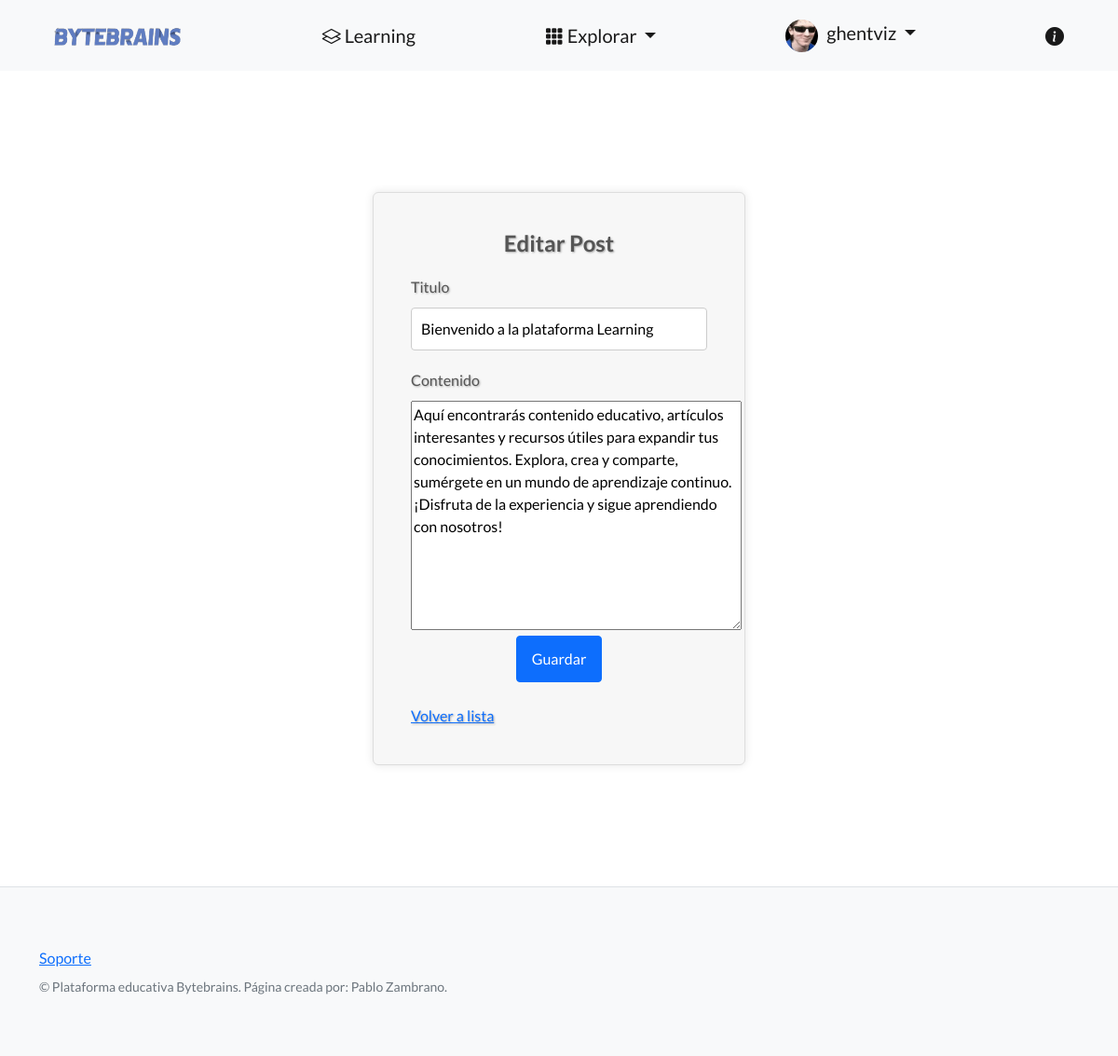
Screenshot of /blog/blog-editar/20/ (signed in) with the database file from the repository.
### perfiles/models.py (models this page shows, shortened)
class Avatar(models.Model):
    user = models.OneToOneField(User, on_delete=models.CASCADE, null=True)
    imagen = models.ImageField(upload_to='avatares', null=True, blank=True)

### blog_learning/models.py (models this page shows, shortened)
class Post(models.Model):
    titulo = models.CharField(max_length=200)
    contenido = models.TextField(max_length=3500)
    fecha_publicacion = models.DateTimeField(auto_now_add=True)
    creador = models.ForeignKey(User, on_delete=models.SET_NULL, null=True)

### blog_learning/views.py (the view)
# urls.py: path('blog-editar/<int:post_id>/', views.editar_post, name='editar_post'),
@login_required
def editar_post(request, post_id):
    post = get_object_or_404(Post, id=post_id)
    if request.method == 'POST':
        form = PostForm(request.POST, instance=post)
        if form.is_valid():
            form.save()
            return redirect('detalle_post', post_id=post_id)
    else:
        form = PostForm(instance=post)
    return render(request, 'blog_learning/editar_post.html', {'form': form, 'post': post})

### blog_learning/forms.py
class PostForm(forms.ModelForm):
    class Meta:
        model = Post
        fields = ['titulo', 'contenido']

### blog_learning/templates/blog_learning/editar_post.html (shortened to what this page needs)
{% extends "control_estudios/base.html" %}
{% block contenido %}
<div class="form-container">
  <h2>Editar Post</h2>
  <form method="POST" action="{% url 'editar_post' post.id %}">
    {% for field in form %}
    <div class="form-group">
      <label for="{{ field.id_for_label }}">{{ field.label }}</label>
      {{ field }}
    </div>
    {% endfor %}
    <div class="text-center">
      <button type="submit" class="btn btn-primary">Guardar</button>
    </div>
  </form>
  <br>
  <a href="{% url 'lista_posts' %}">Volver a lista</a>
</div>
{% endblock contenido %}

### control_estudios/templates/control_estudios/base.html (shortened to what this page needs)
{% load static %}
<!DOCTYPE html>
<html lang="en">
<head>
    <link href="https://cdn.jsdelivr.net/npm/bootstrap-icons@1.5.0/font/bootstrap-icons.css" rel="stylesheet"
        type="text/css" />
    <link href="{% static 'css/styles.css' %}" rel="stylesheet" />
</head>
<body>
    <nav class="navbar navbar-light bg-light static-top">
        <div class="container">
            <a class="navbar-brand logo-link" href="{% url 'inicio'%}">
                <img class="logo" src="{% static 'logo.png' %}" alt="Logo de la página" />
            </a>
            <a class="navbar-brand learning-link" href="{%url 'lista_posts'%}">
                <i class="bi bi-layers"></i>
                Learning
            </a>
            <div class="dropdown" id="plataformaDropdown">
                <a class="navbar-brand dropdown-toggle" href="#" role="button" data-bs-toggle="dropdown"
                    aria-expanded="false">
                    <i class="bi bi-grid-3x3-gap-fill"></i>
                    Explorar
                </a>
            </div>
            <div class="dropdown" onmouseenter="showDropdown()" onmouseleave="hideDropdown()">
                <a class="navbar-brand dropdown-toggle" href="#" role="button" id="usuarioDropdown" data-bs-toggle="dropdown"
                    aria-expanded="false">
                    {% if user.is_authenticated %}
                        {% if user.avatar %}
                            {% if user.avatar.imagen %}
                            <img src="{{ user.avatar.imagen.url }}" style="width: 35px; height: 35px; border-radius: 50%; margin-right: 5px;">
                            {% else %}
                                <i class="bi bi-person-fill"></i>
                            {% endif %}
                        {% else %}
                            <i class="bi bi-person-fill"></i>
                        {% endif %}
                        {{ user.username }}
                    {% else %}
                    <i class="bi bi-person-fill"></i> Gestionar usuario
                    {% endif %}
                </a>
            </div>
            <a class="navbar-brand about-link" href="{% url 'about' %}">
                <i class="bi bi-info-circle-fill"></i>
            </a>
        </div>
    </nav>
    <section style="padding: 80px 50px;">
        {% block contenido %}
        {% endblock contenido %}
    </section>
    <footer class="footer">
        <div class="container">
            <div class="row">
                <div class="col-lg-6 h-100 text-center text-lg-start my-auto">
                    <ul class="list-inline mb-2">
                        <li class="list-inline-item"><a
                                href="https://docs.google.com/forms/d/e/1FAIpQLSdrpu41T0OnxFOVRi3Zn0Obj1P5-a_17yXlUdo7N0pcVgMJ1Q/viewform?usp=sf_link">Soporte</a>
                        </li>
                    </ul>
                    <p class="text-muted small mb-4 mb-lg-0">&copy; Plataforma educativa Bytebrains. Página creada por:
                        Pablo Zambrano.</p>
                </div>
            </div>
        </div>
    </footer>
</body>
</html>

### control_estudios/templates/control_estudios/base.html (style rules this page uses)
.logo { width: 165px; height: 50px; }
.logo { transition: transform 0.2s; }
.footer { padding: 40px 0; background-color: #f8f9fa; border-top: 1px solid #dee2e6; }
.footer p { margin-bottom: 0; }
.learning-link { transition: transform 0.2s; }
.about-link { position: relative; }
.about-link::after { content: "Acerca de"; position: absolute; top: 100%; left: 50%; transform: translateX(-50%); background-color: #f8f9fa; padding: 8px 16px; border-radius: 8px; opacity: 0; visibility: hidden; transition: opacity 0.3s, visibility 0.3s; box-shadow: 0 2px 4px rgba(0, 0, 0, 0.1); font-family: 'Lato', sans-serif; font-weight: 400; font-size: 14px; color: #333; white-space: nowrap; }

### blog_learning/templates/blog_learning/editar_post.html (style rules this page uses)
.form-container { display: block; font-size: 16px; margin-bottom: 10px; text-shadow: 1px 1px 2px rgba(0, 0, 0, 0.3); color: #555; margin: 50px auto; width: 400px; padding: 40px; background-color: #f7f7f7; border: 1px solid #ddd; border-radius: 6px; box-shadow: 0 0 10px rgba(0, 0, 0, 0.1); animation: squeezeIn 0.8s ease; }
.form-container h2 { font-size: 24px; margin-bottom: 20px; text-align: center; }
.form-container label { display: block; font-size: 16px; margin-bottom: 10px; }
.form-container input[type="text"], .form-container input[type="password"], .form-container select { width: 100%; padding: 10px; border: 1px solid #ccc; border-radius: 4px; box-sizing: border-box; margin-bottom: 20px; }

### rows the page displays
Post: form "Bienvenido a la plataforma Learning" "Aquí encontrarás contenido educativo, artículos interesantes y recursos útiles para expandir tus conocimientos. Explora, crea y comparte, sumérgete en un mundo de aprendizaje continuo. ¡Disfruta de la experiencia y sigue aprendiendo con nosotros!"

### other values shown
{{ user.username }} "ghentviz"
{{ field.label }} "Titulo" "Contenido"
